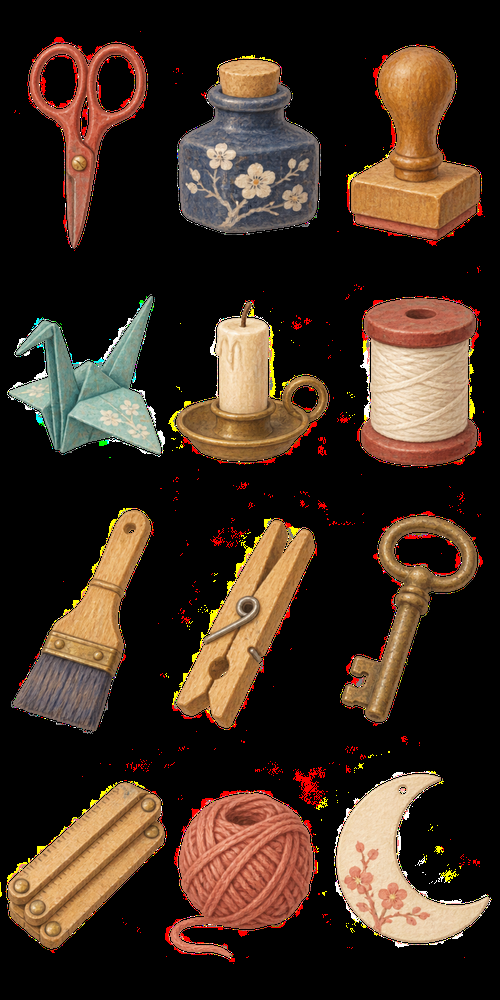
#> input picture artwork/lantern-056/assets/objects-atlas.png, 500 x 1000 px, shrunk from 887 x 1774 before the run, found by its file name
$ python prepare-lantern-assets.py
#> lines starting #> are read from the running program, lines starting #| are printed output that depends on the picture; after the words box and inside, x2 and y2 are one past the last pixel; in counts of white or black regions, pixels touching at a corner belong together
import cv2,numpy as np,json
from pathlib import Path
root=Path('artwork/lantern-056'); im=cv2.imread(str(root/'assets/objects-atlas.png'),cv2.IMREAD_UNCHANGED);h,w=im.shape[:2]
#> further down, im is the input picture: shape (1000, 500, 4); mean B, G, R, A 32.5, 44.3, 60.3, 74.2
#> after `h, w = im.shape[:2]`: h = 1000; w = 500
names=[('coral-scissors','Coral scissors'),('indigo-ink','Indigo ink bottle'),('wooden-stamp','Wooden stamp'),('paper-crane','Paper crane'),('candle','Candle holder'),('thread-spool','Thread spool'),('paintbrush','Paintbrush'),('wooden-peg','Wooden peg'),('brass-key','Brass key'),('folding-ruler','Folding ruler'),('coral-twine','Coral twine'),('paper-moon','Paper moon')]
assets=[]
for i,(id,name) in enumerate(names):
 y0,y1=round(i//3*h/4),round((i//3+1)*h/4);x0,x1=round(i%3*w/3),round((i%3+1)*w/3)
 cell=im[y0:y1,x0:x1].copy(); mask=(cell[:,:,3]>180).astype(np.uint8)
 n,labels,stats,cents=cv2.connectedComponentsWithStats(mask,8); k=1+np.argmax(stats[1:,4]);mask=(labels==k).astype(np.uint8)*255
 # Isolated alpha noise is not part of any object. Retain antialiased edge pixels adjacent to its main component.
 support=cv2.dilate(mask,np.ones((3,3),np.uint8));cell[:,:,3]=np.where(support>0,cell[:,:,3],0)
 ys,xs=np.where(mask>0);a,b,c,d=max(0,xs.min()-3),max(0,ys.min()-3),min(cell.shape[1],xs.max()+4),min(cell.shape[0],ys.max()+4)
 cell=cell[b:d,a:c];cv2.imwrite(str(root/f'assets/{id}.png'),cell)
 assets.append(dict(id=id,name=name,file=f'assets/{id}.png',width=cell.shape[1],height=cell.shape[0]))
#> this loop made 12 passes
#> (stats, cents, a, b, c, d) on passes 1 to 6: ([[0, 0, 167, 250, 35465], [30, 45, 115, 203, 6285]], [[82.8, 124.5], [84.11, 124.5]], 27, 42, 148, 250), ([[0, 0, 166, 250, 23761], [13, 61, 138, 171, 17739]], [[83.26, 100.5], [81.49, 156.6]], 10, 58, 154, 235), ([[0, 0, 167, 250, 27494], [19, 47, 127, 192, 14256]], [[83.18, 109], [82.65, 154.3]], 16, 44, 149, 242), ([[0, 0, 167, 250, 31295], [10, 47, 150, 157, 10455]], [[80.56, 118.6], [90.29, 142.1]], 7, 44, 163, 207), ([[0, 0, 166, 250, 30703], [10, 53, 150, 157, 10797]], [[83.62, 115.4], [79.33, 150.3]], 7, 50, 163, 213), ([[0, 0, 167, 250, 25734], [29, 49, 114, 166, 16016]], [[81.15, 119.9], [85.97, 131.8]], 26, 46, 146, 218)
#> pass 1, `cell = im[y0:y1, x0:x1].copy()`:
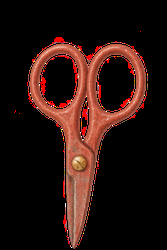
#> cell: shape (250, 167, 4); mean B, G, R, A 14.5, 18.7, 39.4, 39.4
#> pass 1, `mask = (cell[:, :, 3] > 180).astype(np.uint8)`:
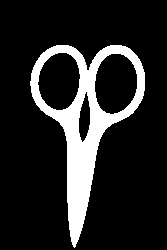
#> mask: shape (250, 167); values 0 (black) and 1 (white), 15.1% white; 1 white region, box (x1, y1, x2, y2) and area: (30, 45, 145, 248) 6285
#> after the loop:
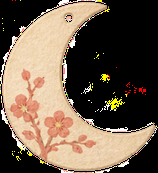
#> cell: shape (173, 158, 4); mean B, G, R, A 76.8, 94.3, 111, 103.2
#> after the loop:
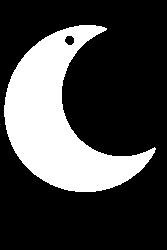
#> mask: shape (250, 167); 26.4% white; 1 white region, box (x1, y1, x2, y2) and area: (4, 25, 156, 192) 11041
#> after the loop, assets = 12 items
(root/'assets/objects.json').write_text(json.dumps(assets,indent=2)+'\n')
print([(x['id'],x['width'],x['height']) for x in assets])
#> (printed output is left out)
